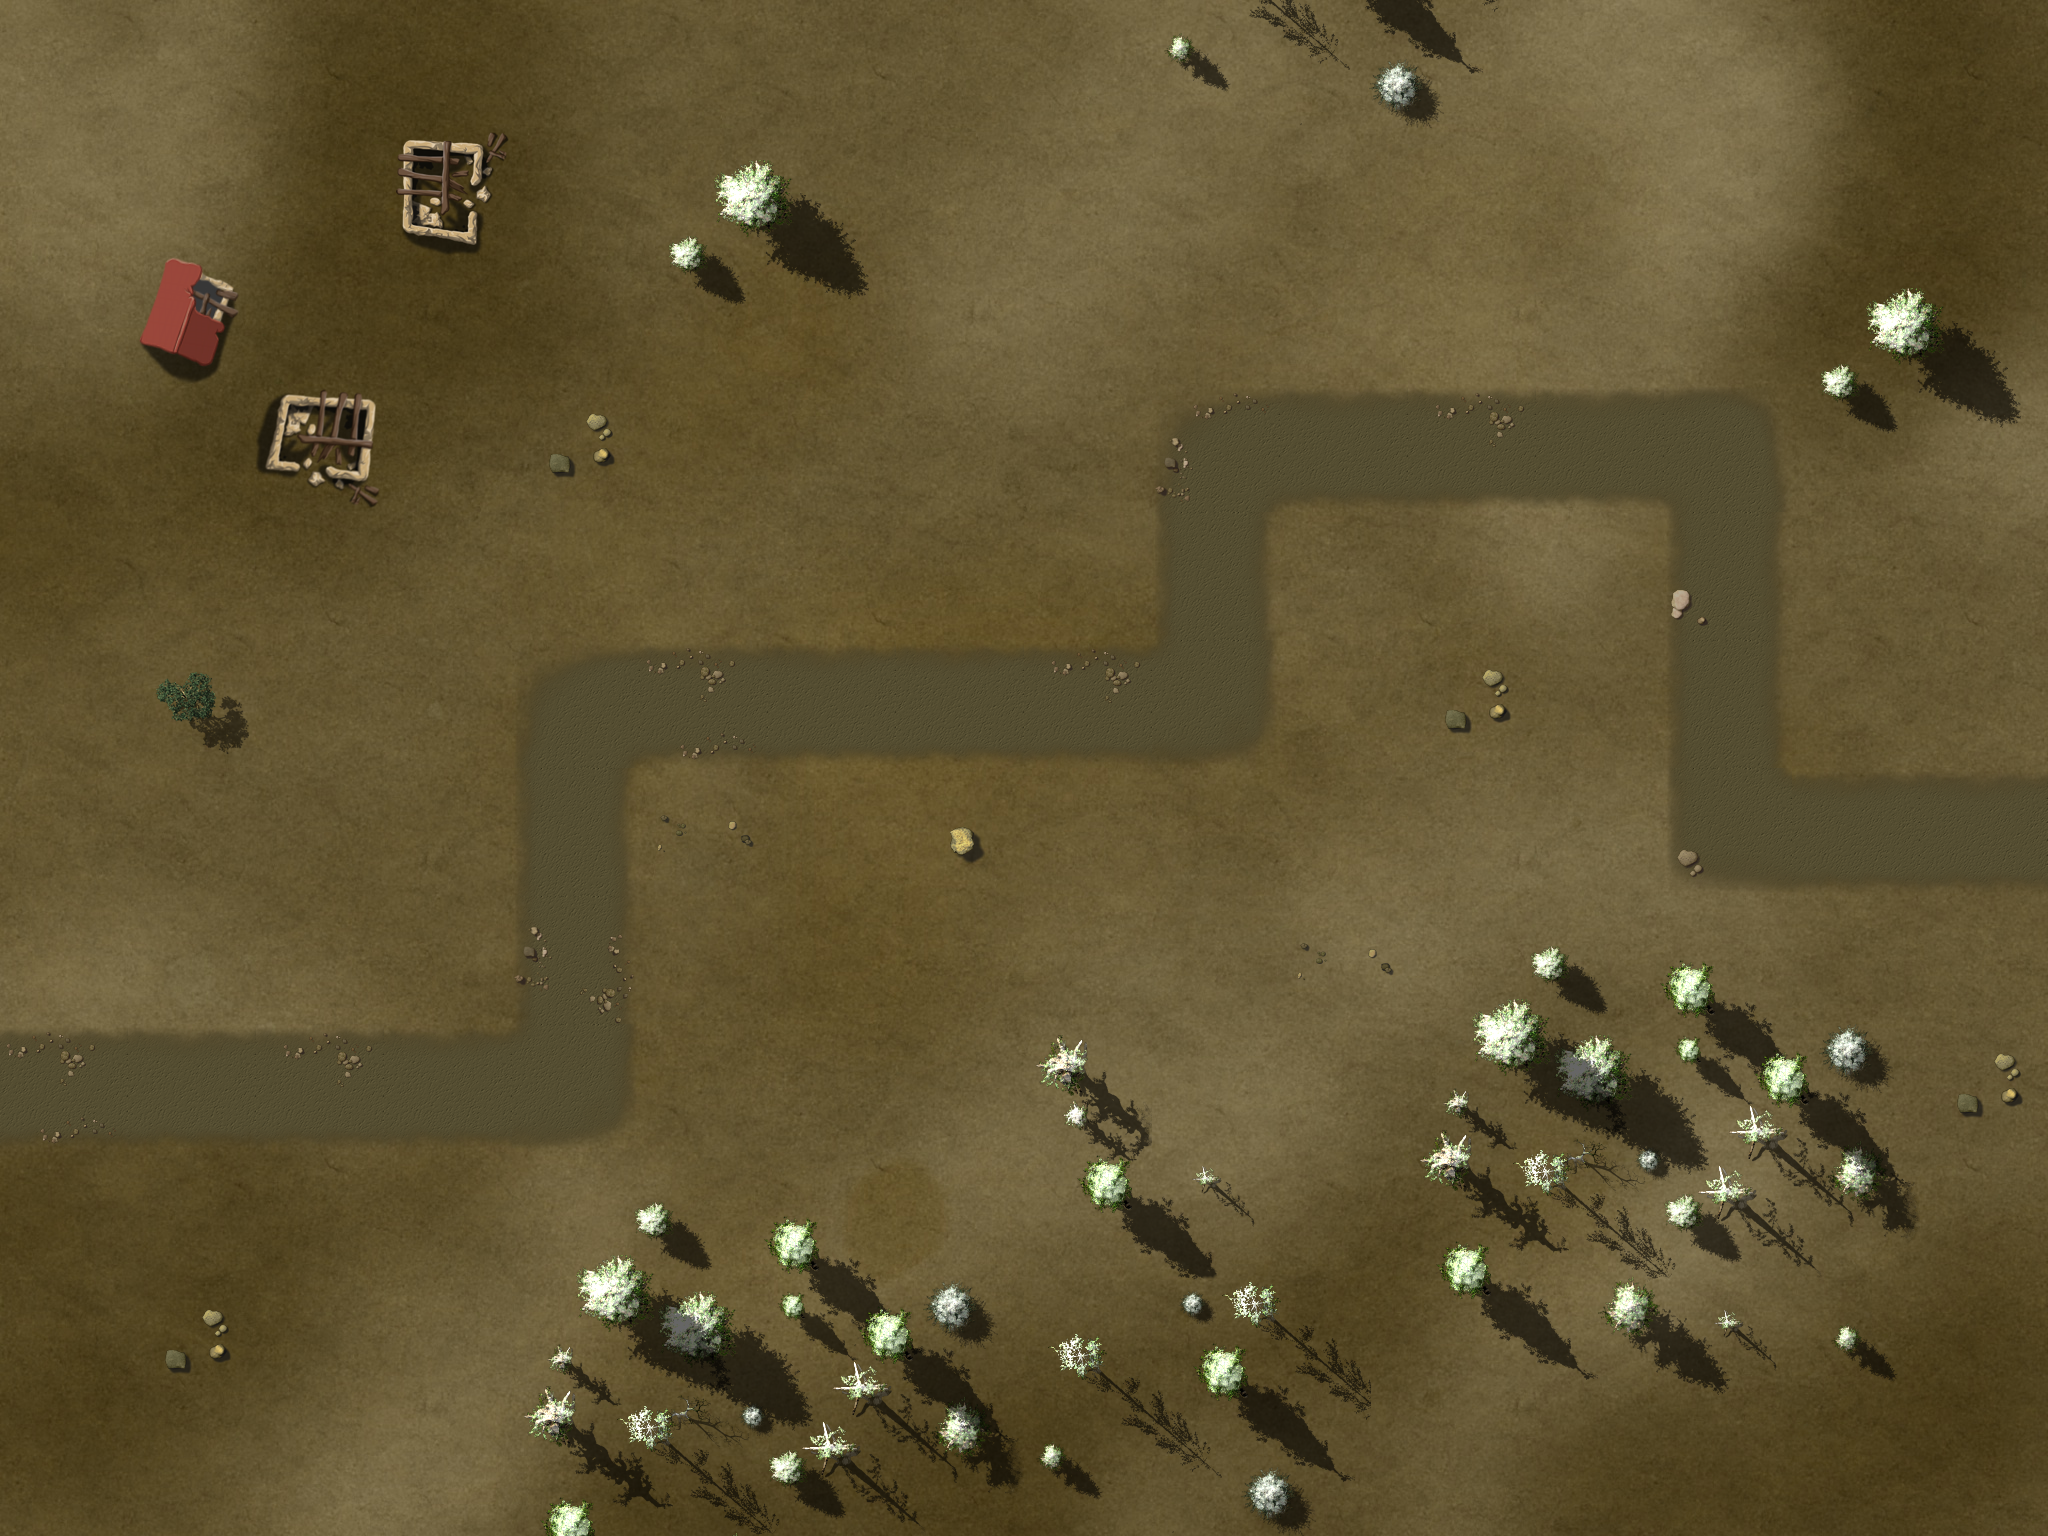

This game map was drawn from its Tiled (.tmx) file and the tilesets committed beside it. A one-line description and the trimmed map source follow:
An orthogonal 16x12 tile map with 128x128 px tiles, 4 tile layers (Ground, Objects1, Objects2, Path), 1 hidden layer not drawn, 3 tilesets and 24 objects.

<map version="1.0" orientation="orthogonal" width="16" height="12" tilewidth="128" tileheight="128">
 <properties>
  <property name="wave01" value="1,1,1,2,4,4,1,1,1,4,1,2,1,2,1,1,4,4,1,1,2" />
  <property name="wave02" value="10,10,10,10,10,2,10,1,1,4,2,4,1,10,10,10,10,10,10,4,2,1,1,1" />
  <property name="wave03" value="1,1,10,3,4,1,10,10,10,10,10,2,10,10,1,1,4,2,4,1,1,1,1,1,4,2,10,10,10,10" />
  <property name="wave04" value="1,1,1,1,4,1,1,1,1,4,1,1,1,4,1,1,1,2,1,1,3,10,10,10" />
  <property name="wave05" value="2,2,10,10,10,4,4,4,1,1,1,10,10,3,10,10,10,10,10,10,2,10,10,2,2,10,10,10,2,2,10,10" />
  <property name="wave06" value="4,4,2,10,10,10,1,1,1,1,1,10,10,10,4,4,2,10,10,10,2,1,1,1" />
  <property name="wave07" value="1,1,1,1,10,10,10,2,4,2,4,1,1,1,10,10,10,10,1,1,1,2,2,4,4,2,10,10,10,10" />
  <property name="wave08" value="1,1,1,1,2,1,1,4,4,2,1,1,1,1,1,4,4,1,1,1,2,1,1,4,4,1,4,3,3" />
  <property name="wave09" value="4,4,4,2,2,4,1,4,2,1,3,1,1,1,1,10,10,10,10,10,10,10,10,1,4,5,5,6,1,1,1,4,1,4,4,1,1,1,2,1,1,1" />
  <property name="wave10" value="2,10,10,10,10,10,10,4,1,4,4,10,10,10,10,1,1,1,1,1,1,1,1,1,1,1,1,5,5,4,2,2,10,10,10,4,1,4,2,1,1,1,1,10,10,100" />
  <property name="wave11" value="1,1,1,1,3,1,1,1,5,5,1,1,1,5,5,5,4,4,4,2,2,1,1,1,1,2,3,1,1,1,3,3,1,1,1,1,1,2,1" />
  <property name="wave12" value="5,5,5,1,1,1,10,3,3,10,10,10,10,5,10,10,10,3,5,5,5,10,10,10,10,1,1,5,5,5,10,10,6,6,1,1,5,5,10,10,5,2,1" />
  <property name="wave13" value="3,10,10,10,1,6,1,6,1,1,6,2,1,1,1,5,5,10,10,10,10,1,1,1,1,1,5,5,10,10,10,3" />
  <property name="wave14" value="5,5,1,1,1,5,5,5,2,2,1,1,7,7,7,7,7,7,7,8,1,1,1,2,3,2,4,4,4,5,5,1,1,1,2,1,2,3,5,5,5,1" />
  <property name="wave15" value="1,4,4,1,1,3,1,1,1,1,4,1,4,1,4,4,1,4,5,2,6,1,1,1,6,1,10,6,5,5,5,5,1,1,1,1,1" />
  <property name="wave16" value="10,10,10,10,10,10,10,10,10,10,10,10,10,10,10,10,6,6,6,1,1,6,10,10,4,4,10,10,10,10,10,10,10,10,10,10,10,10,10,10,10,10,10,10,10,10,10,10,10,10,10" />
  <property name="wave17" value="10,10,10,10,1,10,1,8,1,1,8,8,10,1,10,10,10,1,1,1,1,10,4,4,4,10,10,10,1,1,1,10" />
  <property name="wave18" value="1,1,5,5,1,1,5,5,7,7,7,7,1,1,6,1,1,1,5,5,4,4,4,3,2,1,2,1,1,1,5" />
  <property name="wave19" value="7,7,6,7,7,2,10,10,10,10,10,3,7,7,2,10,10,10,5,5,5,5,3,3" />
  <property name="wave20" value="3,8,1,1,5,5,7,7,7,7,7,7,7,7,7,5,5,6,1,1,6,1,1,6,5,6,5,3,1,1,1,1,5,5,5,7,101" />
  <property name="wave21" value="6,10,10,10,10,10,2,10,10,2,10,10,6,10,10,2,10,10,10,10,10,10,10" />
  <property name="wave22" value="1,2,1,1,1,2,10,3,3,10,10,2,10,10,1,1,2,2,1,1,5,5,5,6,6,6,1,1,1,10,10,10,10,10,2,2,1,1" />
  <property name="wave23" value="5,5,6,6,1,1,1,1,1,1,2,2,7,7,7,7,8,1,1,6,6,1,1,1,10,10,10,10,4,1,2" />
  <property name="wave24" value="11,11,11,3,3,11,11,11,11,11,3,3,9,9,9,1,5,1,6,1,1,2,2,1,1,8" />
  <property name="wave25" value="2,2,1,6,1,1,4,4,4,5,5,5,9,9,9,9,9,1,1,1,5,1,3,6,6,1,1,1,1,1,8,1,1,5,1,8,2,2,1,1,3" />
  <property name="wave26" value="6,7,7,7,7,7,4,5,4,5,4,4,6,5,103,9,9,8,5,5,103,5,5,5,9,9,9,6,8,7,5,5,5,7,7,7,7,5,5,5,4,103" />
  <property name="wave27" value="4,5,4,4,7,5,5,5,5,5,5,3,3,5,4,5,5,5,6,5,5,9,9,9,6,8,8,8,5,5,5,7,5,4,4,6,5,5,9,6,8,9,6,8,5,5,6" />
  <property name="wave28" value="1,5,5,5,5,5,5,5,5,7,5,5,9,11,11,11,9,6,5,5,5,4,4,5,4,5,3,3,5,5,5,5,5,5,5,5,5,5,5,5,1" />
  <property name="wave29" value="8,5,5,4,6,10,10,10,4,10,10,5,5,4,7,10,10,10,10,7,6,5,5,5,5,5,5,5,5,5,5,5,10,10,10,10,5,5,5,5,5,5,5,4,7,5,102" />
  <property name="wave30" value="103,6,9,9,9,11,11,11,11,11,11,9,9,3,7,5,5,5,5,5,5,4,4,5,5,3,6,5,5,6,8,3,3,6,103" />
 </properties>
 <tileset firstgid="1" name="ground" tilewidth="128" tileheight="128">
  <image source="tilesWorld1.png" width="2048" height="2048" />
 </tileset>
 <tileset firstgid="257" name="path" tilewidth="128" tileheight="128">
  <image source="path01.png" width="512" height="512" />
 </tileset>
 <tileset firstgid="273" name="ground" tilewidth="2048" tileheight="1536">
  <image source="ground1.jpg" width="2048" height="1536" />
 </tileset>
 <layer name="Ground" width="16" height="12">
  <data>[192 cells, 1 non-empty, 1 distinct tile ids]</data>
 </layer>
 <layer name="Objects1" width="16" height="12">
  <data>[192 cells, 54 non-empty, 34 distinct tile ids]</data>
 </layer>
 <layer name="Objects2" width="16" height="12">
  <data>[192 cells, 6 non-empty, 2 distinct tile ids]</data>
 </layer>
 <objectgroup name="Objects3" width="16" height="12">
  <object gid="166" x="250" y="134" />
  <object gid="179" x="244" y="244" />
  <object gid="180" x="372" y="244" />
  <object gid="195" x="244" y="372" />
  <object gid="196" x="372" y="372" />
  <object gid="180" x="218" y="444" />
  <object gid="179" x="90" y="444" />
  <object gid="195" x="90" y="572" />
  <object gid="196" x="218" y="572" />
 </objectgroup>
 <layer name="Path" width="16" height="12">
  <data>[192 cells, 24 non-empty, 11 distinct tile ids]</data>
 </layer>
 <objectgroup name="Locked" width="16" height="12">
  <object x="2432" y="256" />
  <object x="256" y="384" width="128" height="128" />
  <object x="0" y="0" width="2048" height="256" />
  <object x="0" y="1280" width="2048" height="256" />
  <object x="0" y="256" width="128" height="1024" />
  <object x="1920" y="256" width="128" height="1024" />
  <object x="128" y="256" width="128" height="256" />
  <object x="640" y="1152" width="256" height="128" />
  <object x="1408" y="1024" width="512" height="256" />
  <object x="1792" y="256" width="128" height="128" />
  <object x="1536" y="896" width="256" height="128" />
  <object x="1024" y="1024" width="128" height="256" />
  <object x="1152" y="1152" width="128" height="128" />
  <object x="128" y="640" width="128" height="128" />
 </objectgroup>
 <objectgroup name="Waypoints" width="16" height="12">
  <object x="0" y="512">
   <polyline points="-136,582 579,580 578,198 1215,194 1214,-59 1726,-63 1732,313 2193,316" />
  </object>
 </objectgroup>
 <layer name="blendAdd" width="16" height="12" visible="0">
  <data>[192 cells, 0 non-empty, 0 distinct tile ids]</data>
 </layer>
</map>
